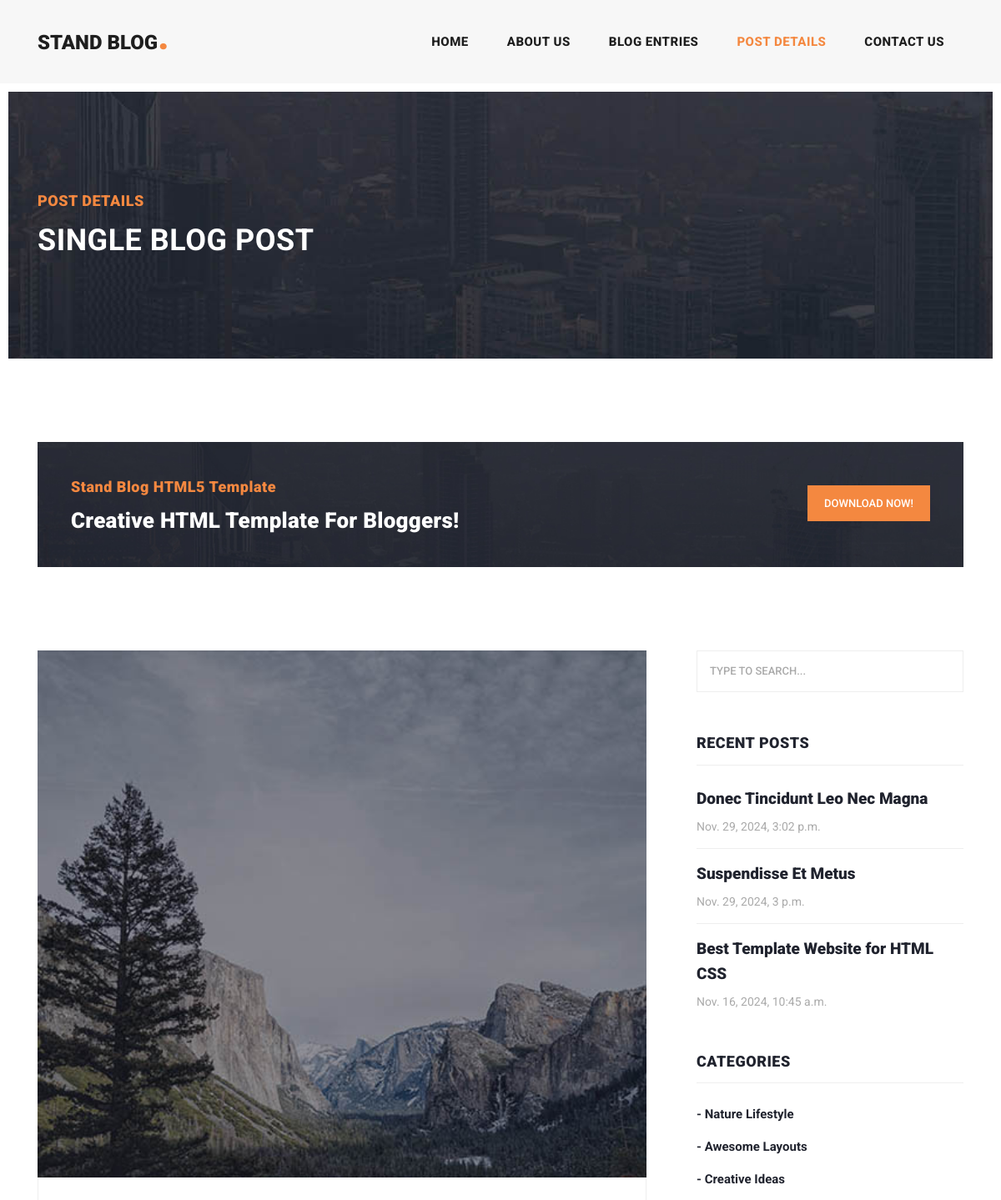
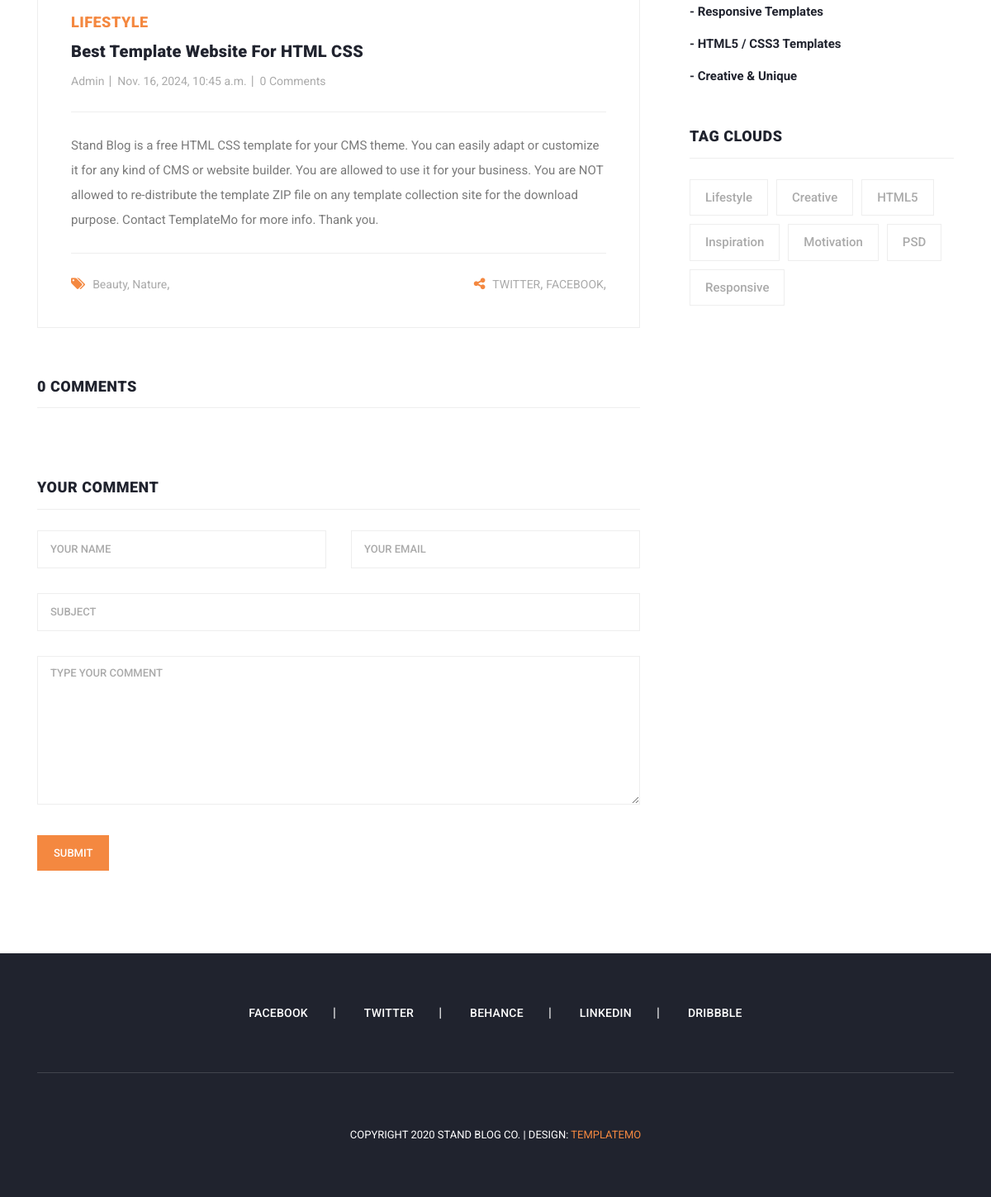
The page /post-details/3/ on the database its author committed (2 pictures, top to bottom).
### syte/models.py (models this page shows, shortened)
class BlogTemplate(models.Model):
    template_name=models.CharField(max_length=60)
    title=models.CharField(max_length=60)
    button=models.CharField(max_length=16, default="Download Now!")

class Topic(models.Model):
    title=models.CharField(max_length=16, verbose_name="Write the name of topic")
    description=models.CharField(max_length=50, verbose_name="Write the description")
    image=models.ImageField(upload_to="images/",verbose_name="Put the image", null=True, blank=True)
    created=models.DateTimeField(auto_now_add=True)
    information=models.TextField(max_length=950, verbose_name="Write the information about topic", null=True, blank=True)
    contact_links=models.ManyToManyField(Contact_link, verbose_name="Write the available contact links")
    short_desc=models.CharField(max_length=30, verbose_name="Write Characteristic 2 words", null=True, blank=True)
    def __str__(self):
        return self.description

class Contact_link(models.Model):
    contact=models.CharField(max_length=3, choices=[
        ('FCB','FACEBOOK'),
        ('TWT', 'TWITTER'),
        ("BHN",  'BEHANCE'),
        ("LKD", "LINKEDIN"),
        ("DRB","DRIBBBLE"),
    ])

class Categories(models.Model):
    categories=models.CharField(max_length=30, verbose_name="Write any category")

class Tags(models.Model):
    tags=models.CharField(max_length=30, verbose_name="Write tha tags")

### syte/views.py (the view)
# urls.py: path('post-details/<int:id>/', views.PostDetailView.as_view(), name='topic_details'),
class PostDetailView(View):
    def get(self, request, id, *args, **kwargs):
        if id:
           topic=get_object_or_404(Topic, id=id)
           recent_topics=Topic.objects.order_by('-created')[:3]
           categories=Categories.objects.all()
           tags=Tags.objects.all()
           print(f"Original topic is {topic}")
           topic_id=id
           try:
            blog_template=BlogTemplate.objects.get()
           except BlogTemplate.DoesNotExist:
            blog_template=None
           context={
               'topic':topic,
               'comments':topic.comments.all(),
               'comment_count':topic.comments.count(),
               'topic_id':topic_id,
               'categories':categories,
               'tags':tags,
               'blog_template':blog_template,
               'recent_topics':recent_topics,
               'tags':tags,
           }
        else:
           return HttpResponse("That's not available")
        return render(request, 'syte/post-details.html', context)

### syte/templates/syte/post-details.html (shortened to what this page needs)
<!DOCTYPE html>
<html lang="en">
  <head>
    <link href="/static/vendor/bootstrap/css/bootstrap.min.css" rel="stylesheet">
    <link rel="stylesheet" href="/static/assets/css/fontawesome.css">
    <link rel="stylesheet" href="/static/assets/css/templatemo-stand-blog.css">
    <link rel="stylesheet" href="/static/assets/css/owl.css">
  </head>
  <body>
    <header class="">
      <nav class="navbar navbar-expand-lg">
        <div class="container">
          <a class="navbar-brand" href="{% url 'index' %}"><h2>Stand Blog<em>.</em></h2></a>
          <div class="collapse navbar-collapse" id="navbarResponsive">
            <ul class="navbar-nav ml-auto">
              <li class="nav-item">
                <a class="nav-link" href="{% url 'index' %}">Home
                </a>
              </li>
              <li class="nav-item">
                <a class="nav-link" href="{% url 'about' %}">About Us</a>
              </li>
              <li class="nav-item">
                <a class="nav-link" href="{% url 'blog' %}">Blog Entries</a>
              </li>
              <li class="nav-item active">
                <a class="nav-link" href="{% url 'post-details' %}">Post Details</a>
              </li>
              <li class="nav-item">
                <a class="nav-link" href="{% url 'contact' %}">Contact Us</a>
              </li>
            </ul>
          </div>
        </div>
      </nav>
    </header>
    <div class="heading-page header-text">
      <section class="page-heading">
        <div class="container">
          <div class="row">
            <div class="col-lg-12">
              <div class="text-content">
                <h4>Post Details</h4>
                <h2>Single blog post</h2>
              </div>
            </div>
          </div>
        </div>
      </section>
    </div>
    <section class="call-to-action">
      <div class="container">
        <div class="row">
          <div class="col-lg-12">
            <div class="main-content">
              <div class="row">
                <div class="col-lg-8">
                  {% if blog_template %}
                  <span>{{blog_template.template_name}}</span>
                  <h4>{{blog_template.title}}</h4>
                  {% else %}
                  <p>There's not blog template</p>
                  {%endif%}
                </div>
                <div class="col-lg-4">
                  <div class="main-button">
                    <a rel="nofollow" href="https://templatemo.com/tm-551-stand-blog" target="_parent">{{blog_template.button}}</a>
                  </div>
                </div>
              </div>
            </div>
          </div>
        </div>
      </div>
    </section>
    <section class="blog-posts grid-system">
      <div class="container">
        <div class="row">
          <div class="col-lg-8">
            <div class="all-blog-posts">
              <div class="row">
                <div class="col-lg-12">
                  <div class="blog-post">
                    <div class="blog-thumb">
                      {% if topic.image %}
                      <img src="{{topic.image.url}}" alt="">
                      {%endif%}
                    </div>
                    <div class="down-content">
                      <span>{{topic.title}}</span>
                      <a href="{% url 'post-details' %}"><h4>{{topic.description}}</h4></a>
                      <ul class="post-info">
                        <li><a href="#">Admin</a></li>
                        <li><a href="#">{{topic.created}}</a></li>
                        <li><a href="#">{{comment_count}} Comments</a></li>
                      </ul>
                      <p>
                       {{topic.information}}</p>
                      <div class="post-options">
                        <div class="row">
                          <div class="col-6">
                            <ul class="post-tags">
                              <li><i class="fa fa-tags"></i></li>
                              <li><a href="#">{{topic.short_desc}}</a>,</li>
                            </ul>
                          </div>
                          <div class="col-6">
                            <ul class="post-share">
                              <li><i class="fa fa-share-alt"></i></li>
                                 {% for j in topic.contact_links.all %}
                                 <li><a href="#">{{j.get_contact_display}}</a>,</li>
                                 {% endfor%}
                            </ul>
                          </div>
                        </div>
                      </div>
                    </div>
                  </div>
                </div>
                <div class="col-lg-12">
                  <div class="sidebar-item comments">
                    <div class="sidebar-heading">
                      <h2>{{comments.count}} comments</h2>
                    </div>
                  </div>
                </div>
                <div class="col-lg-12">
                  <div class="sidebar-item submit-comment">
                    <div class="sidebar-heading">
                      <h2>Your comment</h2>
                    </div>
                    <div class="content">
                      <form id="comment" action="{% url 'add_comment' %}" method="post">
                        <div class="row">
                          <div class="col-md-6 col-sm-12">
                            <fieldset>
                              <input name="name" type="text" id="name" placeholder="Your name" required="">
                            </fieldset>
                          </div>
                          <div class="col-md-6 col-sm-12">
                            <fieldset>
                              <input name="email" type="text" id="email" placeholder="Your email" required="">
                            </fieldset>
                          </div>
                          <div class="col-md-12 col-sm-12">
                            <fieldset>
                              <input name="subject" type="text" id="subject" placeholder="Subject">
                            </fieldset>
                          </div>
                          <div class="col-lg-12">
                            <fieldset>
                              <textarea name="message" rows="6" id="message" placeholder="Type your comment" required=""></textarea>
                            </fieldset>
                          </div>
                          <div class="col-lg-12">
                            <fieldset>
                              <button type="submit" id="form-submit" class="main-button">Submit</button>
                            </fieldset>
                          </div>
                        </div>
                      </form>
                    </div>
                  </div>
                </div>
              </div>
            </div>
          </div>
          <div class="col-lg-4">
            <div class="sidebar">
              <div class="row">
                <div class="col-lg-12">
                  <div class="sidebar-item search">
                    <form id="search_form" name="gs" method="GET" action="#">
                      <input type="text" name="q" class="searchText" placeholder="type to search..." autocomplete="on">
                    </form>
                  </div>
                </div>
                <div class="col-lg-12">
                  <div class="sidebar-item recent-posts">
                    <div class="sidebar-heading">
                      <h2>Recent Posts</h2>
                    </div>
                    <div class="content">
                      <ul>
                        {% for item in recent_topics %}
                        <li><a href="{% url 'topic_details' item.id %}">
                          <h5>{{item.description}}</h5>
                          <span>{{item.created}}</span>
                        </a></li>
                        {%endfor%}
                      </ul>
                    </div>
                  </div>
                </div>
                <div class="col-lg-12">
                  <div class="sidebar-item categories">
                    <div class="sidebar-heading">
                      <h2>Categories</h2>
                    </div>
                    <div class="content">
                      <ul>
                        {%for category in categories%}
                        <li><a href="#">- {{category.categories}}</a></li>
                        {% endfor %}
                      </ul>
                    </div>
                  </div>
                </div>
                <div class="col-lg-12">
                  <div class="sidebar-item tags">
                    <div class="sidebar-heading">
                      <h2>Tag Clouds</h2>
                    </div>
                    <div class="content">
                      <ul>
                        {%for tag in tags%}
                        <li><a href="#">{{tag.tags}}</a></li>
                        {%endfor%}
                      </ul>
                    </div>
                  </div>
                </div>
              </div>
            </div>
          </div>
        </div>
      </div>
    </section>
    <footer>
      <div class="container">
        <div class="row">
          <div class="col-lg-12">
            <ul class="social-icons">
              <li><a href="#">Facebook</a></li>
              <li><a href="#">Twitter</a></li>
              <li><a href="#">Behance</a></li>
              <li><a href="#">Linkedin</a></li>
              <li><a href="#">Dribbble</a></li>
            </ul>
          </div>
          <div class="col-lg-12">
            <div class="copyright-text">
              <p>Copyright 2020 Stand Blog Co.
                 | Design: <a rel="nofollow" href="https://templatemo.com" target="_parent">TemplateMo</a></p>
            </div>
          </div>
        </div>
      </div>
    </footer>
  </body>
</html>

### rows shown on the page
BlogTemplate: template_name "Stand Blog HTML5 Template", title "Creative HTML Template For Bloggers!", button "DOWNLOAD NOW!"
Topic: image (picture), title "LIFESTYLE", description "Best Template Website For HTML CSS", created "Nov. 16, 2024, 10:45 a.m.", information "Stand Blog is a free HTML CSS template for your CMS theme. You can easily adapt or customize it for any kind of CMS or website builder. You are allowed to use it for your business. You are NOT allowed to re-distribute the template ZIP file on any template collection site for the download purpose. Contact TemplateMo for more info. Thank you.", short_desc "Beauty, Nature", count "0", description "Best Template Website for HTML CSS"
Contact_link: contact "TWITTER"
Contact_link: contact "FACEBOOK"
Topic: description "Donec Tincidunt Leo Nec Magna", created "Nov. 29, 2024, 3:02 p.m."
Topic: description "Suspendisse Et Metus", created "Nov. 29, 2024, 3 p.m."
Categories: categories "Nature Lifestyle"
Categories: categories "Awesome Layouts"
Categories: categories "Creative Ideas"
Categories: categories "Responsive Templates"
Categories: categories "HTML5 / CSS3 Templates"
Categories: categories "Creative & Unique"
Tags: tags "Lifestyle"
Tags: tags "Creative"
Tags: tags "HTML5"
Tags: tags "Inspiration"
Tags: tags "Motivation"
Tags: tags "PSD"
Tags: tags "Responsive"

### other values the page prints
{{ comment_count }} "0"
